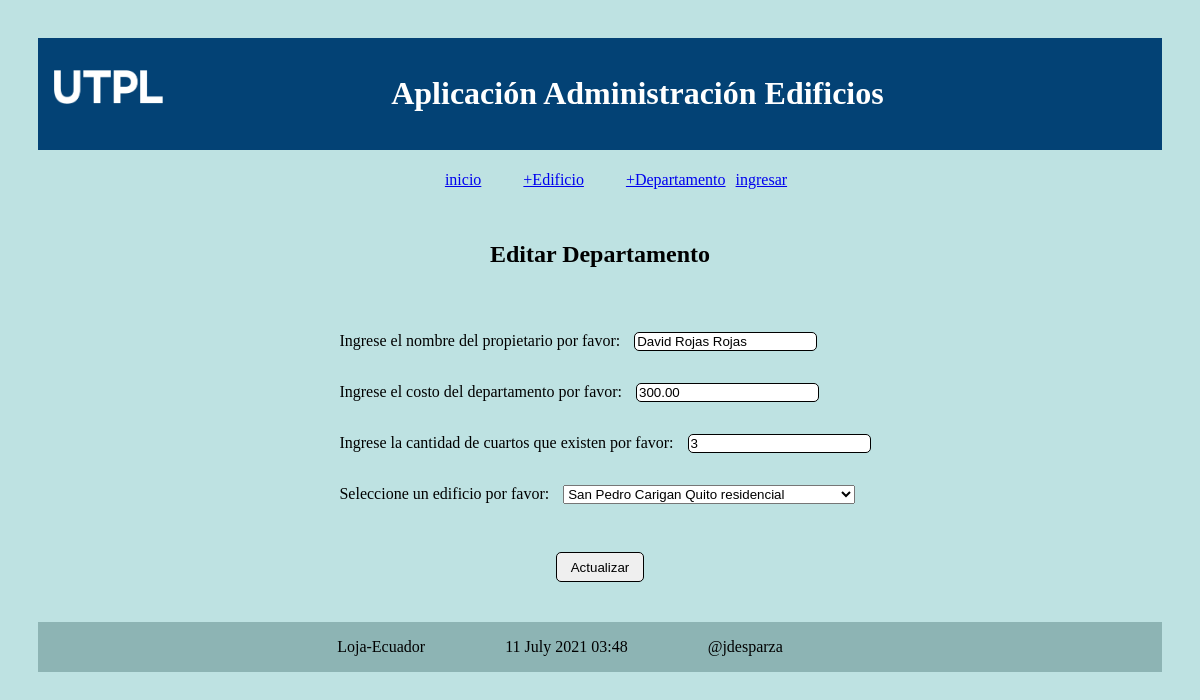
Page /editar_departamento/1 on the committed database.
### administrativo/models.py (models this page shows, shortened)
class Departamento(models.Model):
    nombPropietario = models.CharField(max_length=100)
    costoDept = models.DecimalField(max_digits=100, decimal_places=2)
    cuartos = models.IntegerField("Número de Cuartos")
    edificio = models.ForeignKey(Edificio, on_delete=models.CASCADE,
            related_name="departamentos")

### administrativo/views.py (the view)
# urls.py: path('editar_departamento/<int:id>', views.editar_departamento, name='editar_departamento'),
def editar_departamento(request, id):
    departamento = Departamento.objects.get(pk=id)
    if request.method=='POST':
        formulario = DepartamentoForm(request.POST, instance=departamento)
        print(formulario.errors)
        if formulario.is_valid():
            formulario.save()
            return redirect(index)
    else:
        formulario = DepartamentoForm(instance=departamento)
    diccionario = {'formulario': formulario}
    return render(request, 'editar_departamento.html', diccionario)

### administrativo/forms.py (shortened to what this page needs)
class DepartamentoForm(ModelForm):
        class Meta:
                model = Departamento
                fields = ['nombPropietario', 'costoDept', 'cuartos', 'edificio']
                labels = {
                'nombPropietario': _('Ingrese el nombre del propietario por favor'),
                'costoDept': _('Ingrese el costo del departamento por favor'),
                'cuartos': _('Ingrese la cantidad de cuartos que existen por favor'),
                'edificio': _('Seleccione un edificio por favor'),
                }

### administrativo/models.py (called while the page is built)
    def __str__(self):
        return "%s %s %s %s" % (
                self.nombre,
                self.direccion,
                self.ciudad,
                self.tipo)

### administrativo/templates/editar_departamento.html (shortened to what this page needs)
{% extends "master.html" %}
{% block content %}
<div class="contenedorForm">
  <h2 class="addDept">Editar Departamento</h3>
  <form action="" method="post" class="estilosForm">
    {{formulario.as_p}}
    <p class="boton"><input type='submit' value='Actualizar'/></p>
  </form>
</div>
{% endblock %}

### administrativo/static/css/estilos.css (style rules this page uses)
body { background: #bee2e2; padding: 30px; }
label { padding: 12px 10px; }
.addDept { text-align: center; margin-bottom: 2em; }
.estilosForm { justify-content: center; align-items: center; display: grid; }
.boton { text-align: center; margin-top: 2em; }
.boton > input { padding: 0.5em 1em; }
input { border-radius: 5px; border: 1px solid black; }

### rows in the picture
Departamento: nombPropietario "David Rojas Rojas", costoDept "300.00", cuartos "3", edificio "San Pedro Carigan Quito residencial"
